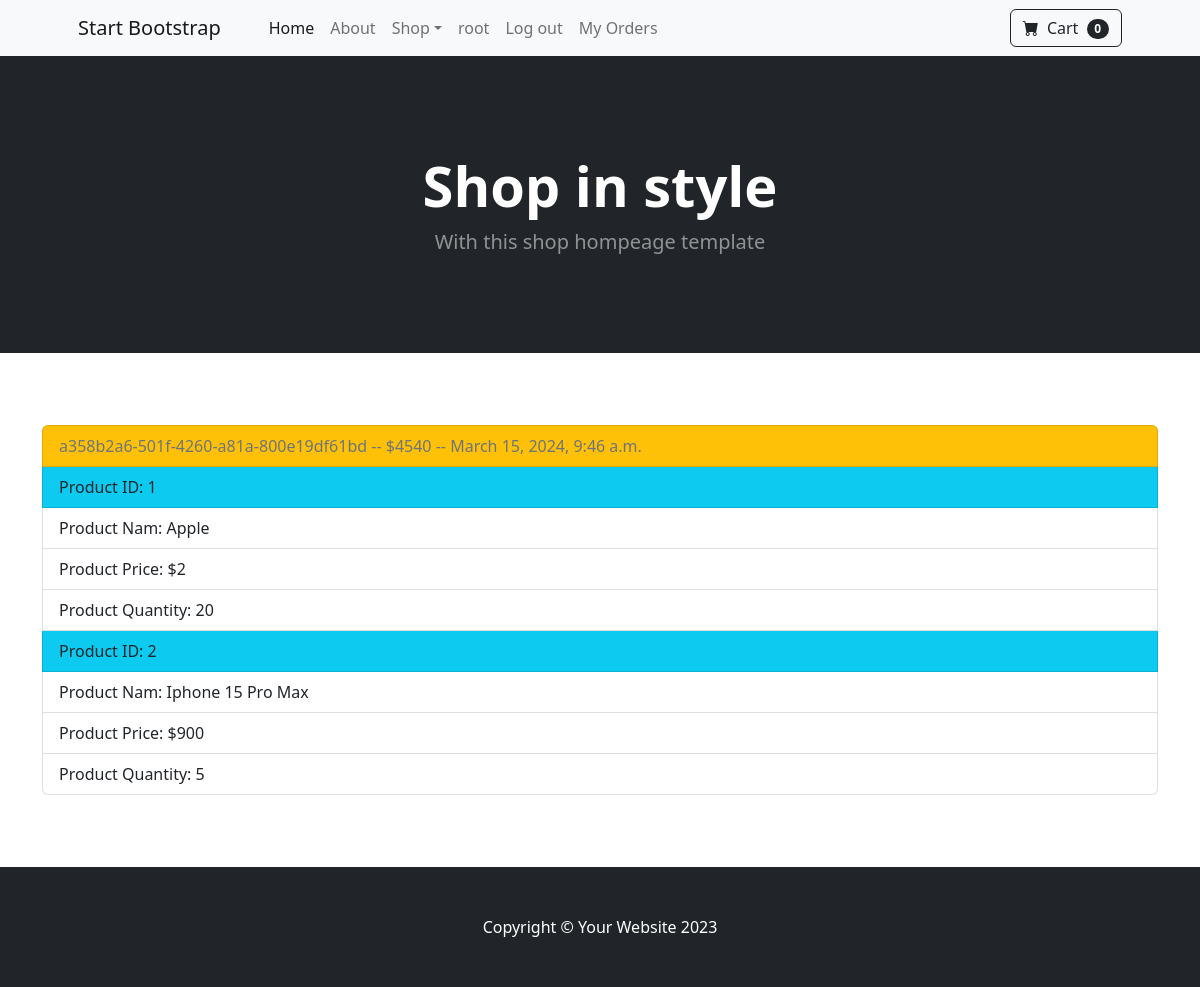
The page /get_orders/ (signed in) on the database as committed earlier.
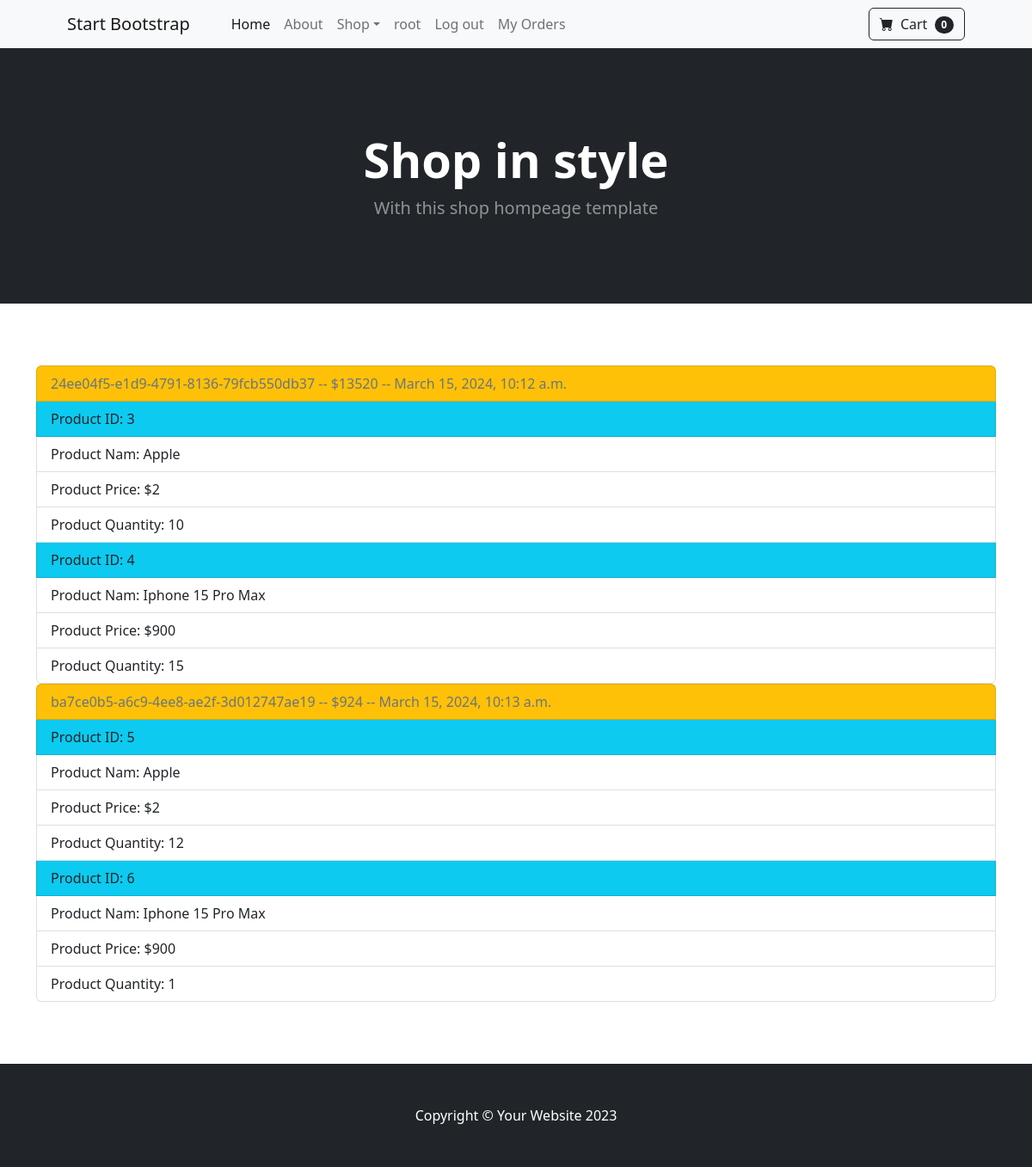
The same page on the database as committed later.
### product/models.py (models this page shows, shortened)
class Order(BaseModel):
    order_id = models.CharField(unique=True, max_length=50)
    order_date = models.DateField(auto_now_add=True)
    total_price = models.IntegerField()
    user = models.ForeignKey('users.User', on_delete=models.CASCADE, related_name='orders')

class OrderItem(BaseModel):
    order = models.ForeignKey(Order, on_delete=models.CASCADE, related_name="items")
    product_id = models.CharField(max_length=10)
    name = models.CharField(max_length=100)
    price = models.IntegerField()
    quantity = models.PositiveIntegerField()

### product/views.py (the view)
# urls.py: path('get_orders/',views.GetOrdersView.as_view(), name='get_orders'),
class GetOrdersView(LoginRequiredMixin,View):
    def get(self, request):
        user = request.user
        orders = user.orders.all()
        data = {
            "orders":orders
        }
        return render(request, 'product/orders.html', context=data)

### product/cart.py (called while the page is built)
    def __len__(self):
        return len(self.cart)

### product/context_processors.py (called while the page is built)
def categories(request):
    return {"categories":Category.objects.all()}

def cart(request):
    return {"cart":Cart(request)}

### product/templates/product/orders.html
{% extends 'base.html' %}
{% block content %}
<br>
<br>
<br>
<div class="container">
  {% for order in orders %}
<ul class="list-group">
  <li class="list-group-item disabled bg-warning" aria-disabled="true">{{order.order_id}} -- ${{order.total_price}} -- {{order.created_at}}</li>
  {% for item in order.items.all %}
    <li class="list-group-item bg-info">Product ID: {{ item.id }}</li>
    <li class="list-group-item">Product Nam: {{item.name}}</li>
    <li class="list-group-item">Product Price: ${{item.price}}</li>
    <li class="list-group-item">Product Quantity: {{item.quantity}}</li>
  {% endfor %}
</ul>
{% endfor %}
</div>
<br>
<br>
<br>
{% endblock %}

Rows that differ between the two databases and show on the page:
removed Order: order_id "a358b2a6-501f-4260-a81a-800e19df61bd", total_price "4540", created_at "March 15, 2024, 9:46 a.m."
removed OrderItem: id "1", name "Apple", price "2", quantity "20", shown under Order "a358b2a6-501f-4260-a81a-800e19df61bd"
removed OrderItem: id "2", name "Iphone 15 Pro Max", price "900", quantity "5", shown under Order "a358b2a6-501f-4260-a81a-800e19df61bd"
added Order: order_id "24ee04f5-e1d9-4791-8136-79fcb550db37", total_price "13520", created_at "March 15, 2024, 10:12 a.m."
added OrderItem: id "3", name "Apple", price "2", quantity "10", shown under Order "24ee04f5-e1d9-4791-8136-79fcb550db37"
added OrderItem: id "4", name "Iphone 15 Pro Max", price "900", quantity "15", shown under Order "24ee04f5-e1d9-4791-8136-79fcb550db37"
added Order: order_id "ba7ce0b5-a6c9-4ee8-ae2f-3d012747ae19", total_price "924", created_at "March 15, 2024, 10:13 a.m."
added OrderItem: id "5", name "Apple", price "2", quantity "12", shown under "ba7ce0b5-a6c9-4ee8-ae2f-3d012747ae19"
added OrderItem: id "6", name "Iphone 15 Pro Max", price "900", quantity "1", shown under "ba7ce0b5-a6c9-4ee8-ae2f-3d012747ae19"
